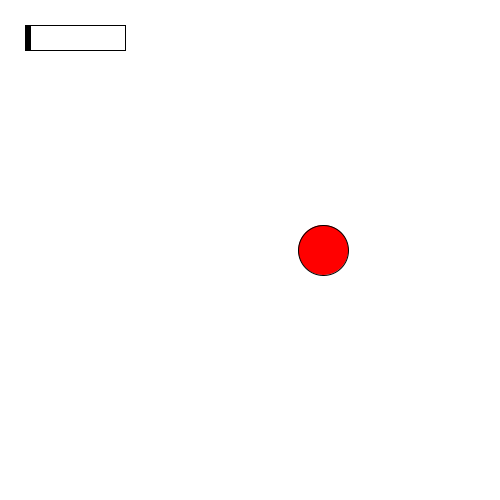
Frame 1 (no input)
Frame 60 (the mouse pressed at the canvas centre just before this capture): identical to frame 1, image omitted
Frame 120 (the mouse held since frame 60 and released just before this capture): identical to frame 1, image omitted

The Processing sketch that drew this single still picture (run headless with seeded random() and noise(); from frame 60 on, the mouse is pressed at the canvas centre):

// Processing sketch: speedSlider
// ── speedSlider.pde
float posX;
int size;
float speed;

int slideBarX;
int slideBarY;
int slider;
int slideBarWidth;

void setup() {
  
  size(500,500);
  
  posX = random(width);
  speed = 1;
  size = 50;
  
  slideBarX = 25;
  slideBarY = 25;
  slideBarWidth = 100;
  slider = 25;
  
}

void draw() {
  background(255);
  
  if (posX > width+size/2) {
    posX=-size/2;
  }
  
  speed = map(slider, slideBarX, slideBarX+slideBarWidth, 0, 10);
  
  posX+=speed;
  
  fill(255,0,0);
  ellipse(posX,height/2, size, size);
  
  slideBar();
}

void slideBar() {
  
  if(mouseX>slider-5 && mouseX < slider+10 
  && mouseY > slideBarY && mouseY < slideBarY+25
  && mousePressed) {
    slider = mouseX;
  }
  
  if (slider >= slideBarX+slideBarWidth-5) {
    slider = slideBarX+slideBarWidth-5;
  }
  
  if (slider <= slideBarX) {
    slider = slideBarX;
  }
 
 //Draw slide bar outline
 fill(255);
 rect(slideBarX, slideBarY, slideBarWidth, 25);
 
 //Draw slider
 fill(0);
 rect(slider, slideBarY, 5, 25);
  
}
